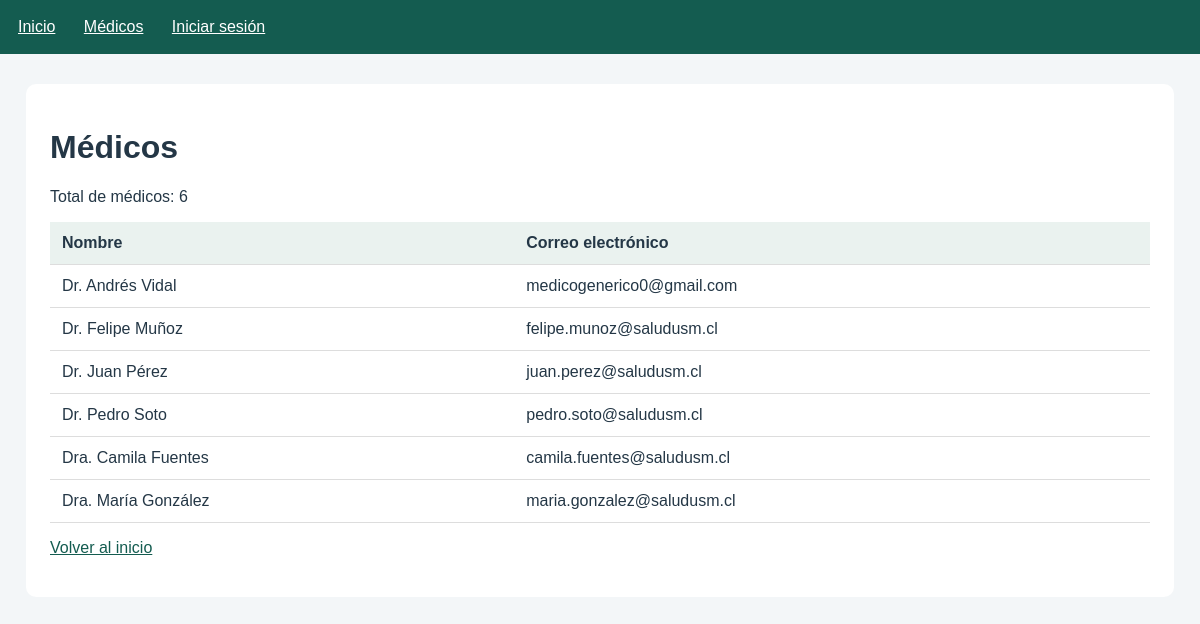
/PHP/medicos.php, run on the app's committed database.
### tables this page shows
CREATE TABLE `medico` (
  `RUT_Medico` varchar(10) NOT NULL COMMENT 'XXXXXXXX-X',
  `Nombre_Medico` varchar(100) NOT NULL,
  `E-mail_Medico` varchar(100) NOT NULL COMMENT '...@...',
  `Contrasena_Hash` varchar(255) DEFAULT NULL
);

### PHP/medicos.php (the view, shortened to what this page needs)
<?php
$medicos = [];
$mensajeError = '';
try {
    require_once __DIR__ . '/config/conexion.php';
    $consulta = $conexion->query(
        'SELECT Nombre_Medico, `E-mail_Medico` AS Email
         FROM medico
         ORDER BY Nombre_Medico'
    );
    $medicos = $consulta->fetchAll();
} catch (PDOException $error) {
    error_log('SaludUSM - listado: ' . $error->getMessage());
    $mensajeError = 'No fue posible cargar los médicos. '
                  . 'Revisa la conexión y que exista la tabla medico.';
}
?>
<!DOCTYPE html>
<html lang="es">
<head>
    <link rel="stylesheet" href="../CSS/estilos.css">
</head>
<body>
    <?php require __DIR__ . '/includes/menu.php'; ?>
    <main>
        <h1>Médicos</h1>
        <?php if ($mensajeError !== ''): ?>
            <p class="error">
                <?= htmlspecialchars($mensajeError, ENT_QUOTES, 'UTF-8') ?>
            </p>
        <?php elseif (empty($medicos)): ?>
            <p>No hay médicos registrados.</p>
        <?php else: ?>
            <p>Total de médicos: <?= count($medicos) ?></p>
            <div class="tabla-contenedor">
                <table>
                    <thead>
                        <tr>
                            <th scope="col">Nombre</th>
                            <th scope="col">Correo electrónico</th>
                        </tr>
                    </thead>
                    <tbody>
                        <?php foreach ($medicos as $medico): ?>
                            <tr>
                                <td>
                                    <?= htmlspecialchars(
                                        $medico['Nombre_Medico'],
                                        ENT_QUOTES,
                                        'UTF-8'
                                    ) ?>
                                </td>
                                <td>
                                    <?= htmlspecialchars(
                                        $medico['Email'],
                                        ENT_QUOTES,
                                        'UTF-8'
                                    ) ?>
                                </td>
                            </tr>
                        <?php endforeach; ?>
                    </tbody>
                </table>
            </div>
        <?php endif; ?>
        <p><a href="index.php">Volver al inicio</a></p>
    </main>
</body>
</html>

### PHP/includes/menu.php
<nav aria-label="Navegación principal">
    <a href="index.php">Inicio</a>
    <a href="medicos.php">Médicos</a>
    <a href="login.php">Iniciar sesión</a>
</nav>

### CSS/estilos.css (style rules this page uses)
body { margin: 0; font-family: Arial, sans-serif; background: #f3f6f8; color: #243746; }
nav { padding: 18px; background: #145c50; }
nav a { color: white; margin-right: 24px; }
main { max-width: 1100px; margin: 30px auto; padding: 24px; background: white; border-radius: 10px; }
a { color: #145c50; }
.tabla-contenedor { overflow-x: auto; }
table { width: 100%; border-collapse: collapse; }
th, td { padding: 12px; text-align: left; border-bottom: 1px solid #ddd; }
th { background: #eaf2ef; }

### data on the page
medico: Nombre_Medico "Dr. Andrés Vidal", Email "medicogenerico0@gmail.com"
medico: Nombre_Medico "Dr. Felipe Muñoz", Email "felipe.munoz@saludusm.cl"
medico: Nombre_Medico "Dr. Juan Pérez", Email "juan.perez@saludusm.cl"
medico: Nombre_Medico "Dr. Pedro Soto", Email "pedro.soto@saludusm.cl"
medico: Nombre_Medico "Dra. Camila Fuentes", Email "camila.fuentes@saludusm.cl"
medico: Nombre_Medico "Dra. María González", Email "maria.gonzalez@saludusm.cl"

### other printed values
count($medicos) "6"
